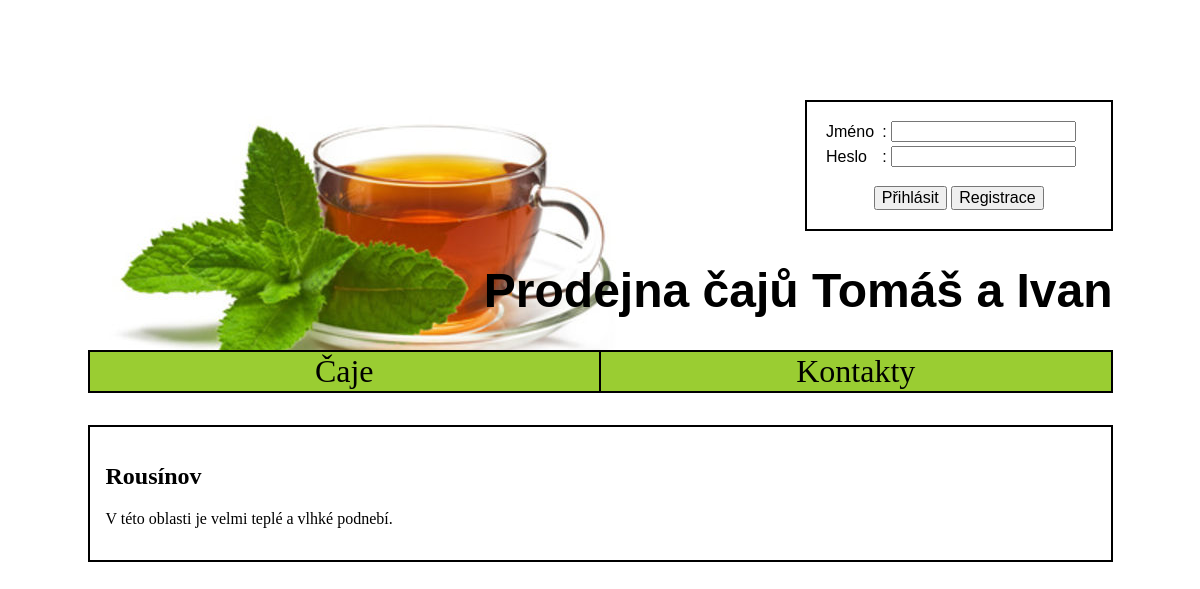
Page /area.php?id=1 on the committed database.
### tables this page shows
create table CajovaOblast(
  pk INT NOT NULL AUTO_INCREMENT,
  nazov VARCHAR(50) NOT NULL,
  popis VARCHAR(500),
  typickyDruh VARCHAR(50),
  charaktCajov VARCHAR(500),
  PRIMARY KEY(pk)
);

### area.php (the view, shortened to what this page needs)
<!DOCTYPE HTML PUBLIC "-//W3C//DTD HTML 4.01 Transitional//EN">
<html>
<head>
<link rel="stylesheet" href="style.css" type="text/css" >
</head>
<body>
    <div id="main">
        <?php include 'header.php' ?>
        <?php include 'menu.php' ?>
        <div id="content">
            <?php
            $areaId = -1;
            if (array_key_exists('id', $_GET))
                $areaId = $_GET['id'];
            $result = $db->query('SELECT * FROM CajovaOblast as co WHERE co.pk=' . $areaId);
            if ($result->num_rows == 1)
            {
                $area = $result->fetch_assoc();
                echo '<h2>' . $area['nazov'] . '</h2>';
                echo '<p>' . $area['popis'] . '</p>';
            }
            else
            {
                echo '<h2>' . 'Neznámý dodavatel' . '</h2>';
            }
            ?>
        </div>
    </div>
</body>
</html>

### style.css (style rules this page uses)
body { text-align: center; }
#main { text-align: left; width: 1025px; margin: auto; background-color: white; }
#content { margin-top: 2em; padding: 1em; border: 2px solid black; }

### rows in the picture
cajovaoblast: nazov "Rousínov", popis "V této oblasti je velmi teplé a vlhké podnebí."
